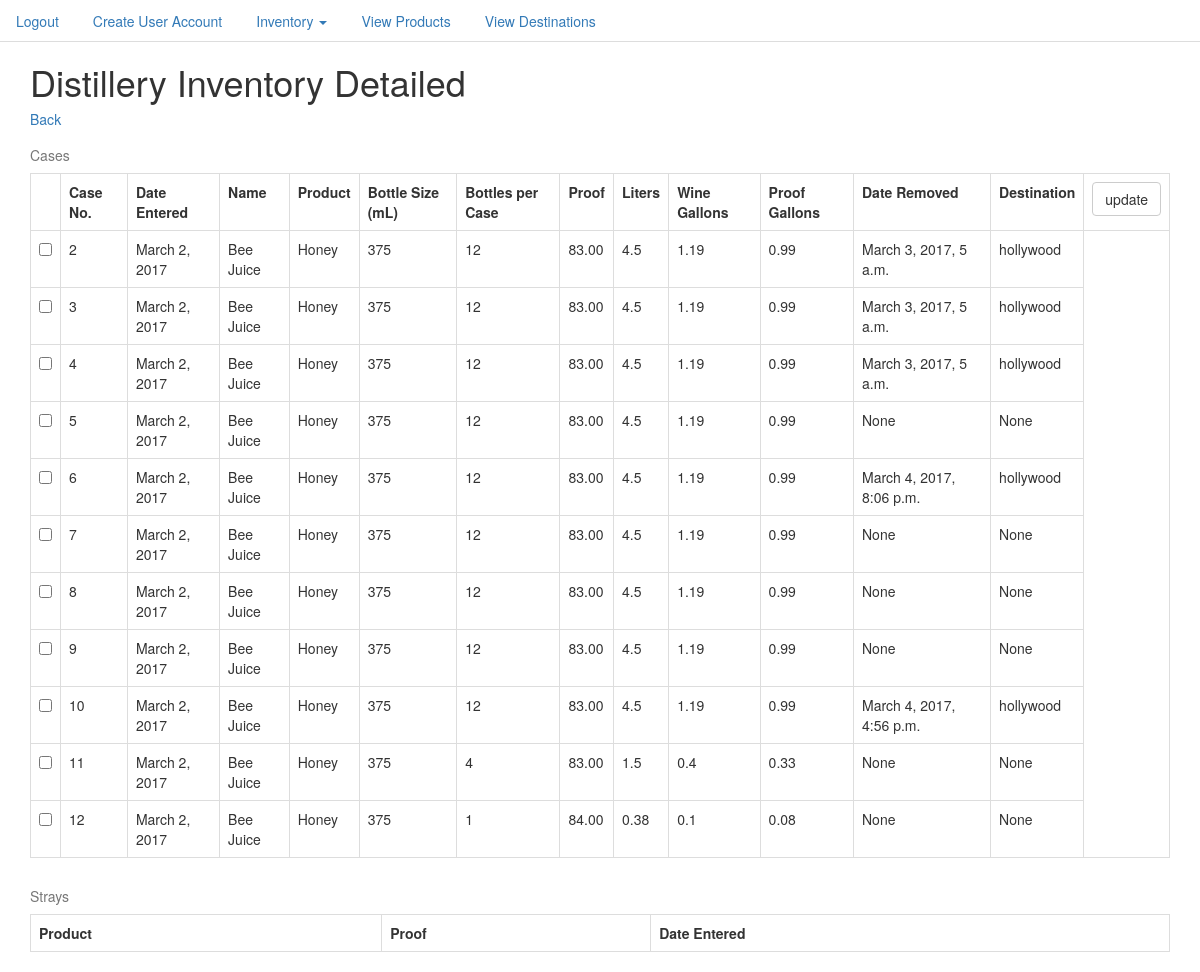
The page /inventory/ (signed in) on the database as committed earlier.
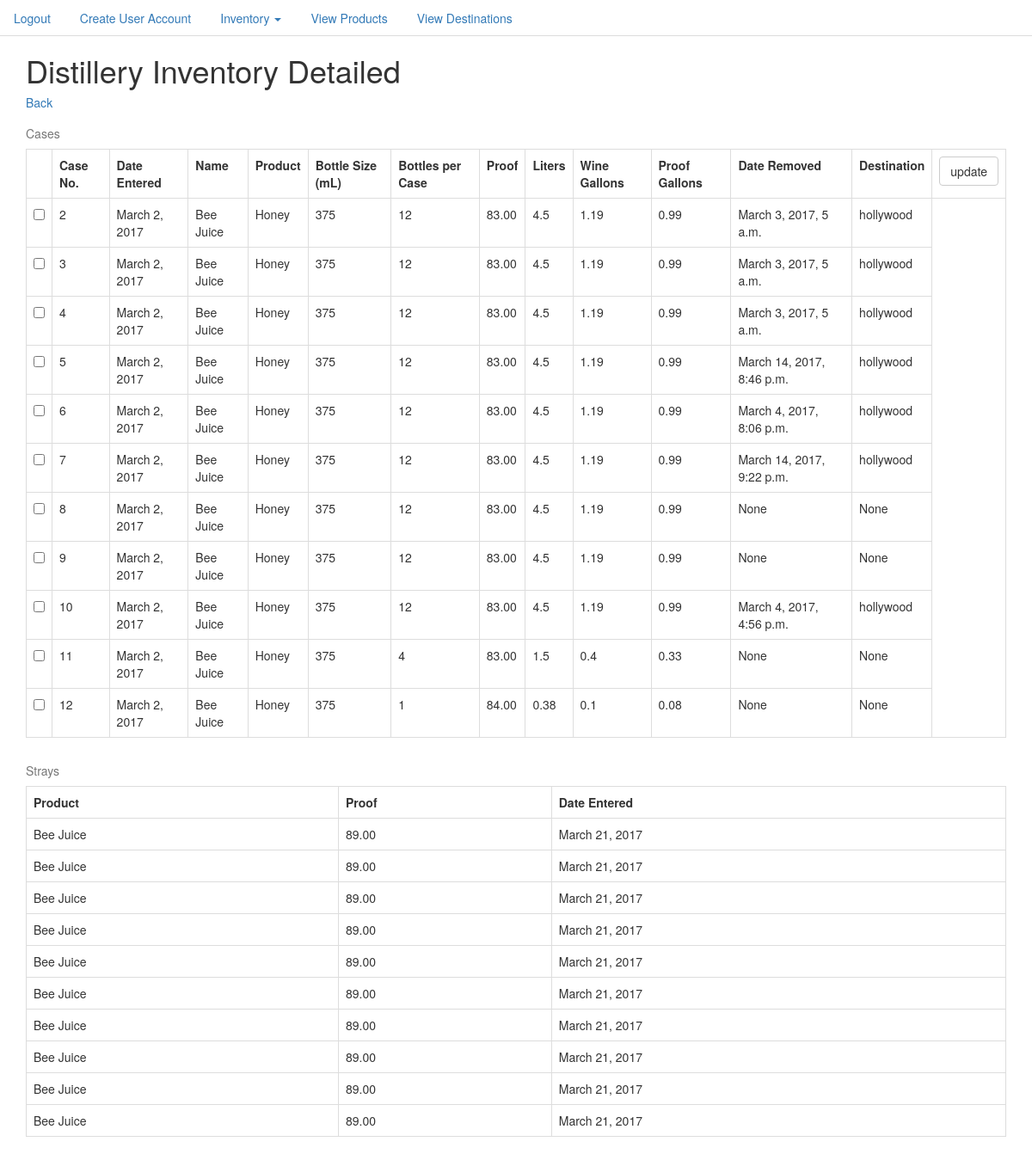
The same page on the database as committed later.
### inventory/models.py (models this page shows, shortened)
class InventoryItem(models.Model):
    case_number = models.IntegerField(unique=True)
    date_assigned = models.DateField()
    name = models.ForeignKey(Product, on_delete=models.PROTECT)
    proof = models.DecimalField(max_digits=5,decimal_places=2)
    date_removed = models.DateTimeField(null=True,blank=True)
    destination = models.CharField(null=True,max_length=100,blank=True)
    case_fraction = models.DecimalField(max_digits=5,decimal_places=4,default=1.0)
    @property
    def bottles_per_case(self):
        if self.name.bottle_size == 750:
            return int(round(6 * self.case_fraction,0))
        elif self.name.bottle_size == 375:
            return int(round(12 * self.case_fraction,0))
    @property
    def product(self):
        return self.name.product_type
    @property
    def liters(self):
        return round(self.name.bottle_size/1000 * self.bottles_per_case,2)
    @property
    def wine_gallons(self):
        return round((float(self.liters) * .264172),2)
    @property
    def proof_gallons(self):
        return round((int(self.proof)/100 * self.wine_gallons), 2)

class Product(models.Model):
    product_name = models.CharField(max_length=50)
    product_type = models.CharField(max_length=50)
    UPC = models.CharField(max_length=20)
    bottle_size = models.IntegerField()
    def __str__(self):
        return str(self.product_name)

class Stray(models.Model):
    date_assigned = models.DateField()
    name = models.ForeignKey(Product, on_delete=models.PROTECT)
    proof = models.DecimalField(max_digits=5,decimal_places=2)

### inventory/views.py (the view)
# urls.py: url(r'^inventory/$', InventoryListView.as_view(), name='inventory_list_view'),
class InventoryListView(LoginRequiredMixin, ListView):
    model = InventoryItem
    def get_queryset(self):
        return InventoryItem.objects.all().order_by('case_number')
    def get_context_data(self, **kwargs):
        context = super(InventoryListView, self).get_context_data(**kwargs)
        strays = Stray.objects.all()
        context['strays'] = strays
        return context

### templates/inventory/inventoryitem_list.html (shortened to what this page needs)
{% extends 'base.html' %}
{% block content %}
<div class="container">
  <h1>Distillery Inventory Detailed</h1>
  <h5><a href="{% url 'inventory_summary_view' %}">Back</a></h5>
<table  class="table table-bordered" >
    <caption>Cases</caption>
  <tr>
    <th></th>
    <th>Case No. </th>
    <th>Date Entered</th>
    <th>Name</th>
    <th>Product</th>
    <th>Bottle Size (mL)</th>
    <th>Bottles per Case</th>
    <th>Proof</th>
    <th>Liters</th>
    <th>Wine Gallons</th>
    <th>Proof Gallons</th>
    <th>Date Removed</th>
    <th>Destination</th>
    {% if request.user.is_superuser %}
      <th><form class="" action="update/" method="get">
        <input class="btn btn-default btn-md"type="submit" name="" value="update">
    </th>
      {% endif %}
  </tr>
  {% for item in object_list %}
  <tr>
    <td><input type="checkbox" name="checks" value="{{ item.id }}"/></td>
    <td>{{item.case_number}}</td>
    <td>{{item.date_assigned}}</td>
    <td>{{item.name}}</td>
    <td>{{item.product}}</td>
    <td>{{item.name.bottle_size}}</td>
    <td>{{item.bottles_per_case}}</td>
    <td>{{item.proof}}</td>
    <td>{{item.liters}}</td>
    <td>{{item.wine_gallons}}</td>
    <td>{{item.proof_gallons}}</td>
    <td>{{item.date_removed}}</td>
    <td>{{item.destination}}</td>
  </tr>
{% endfor %}
  <table  class="table table-bordered" >
      <caption>Strays</caption>
    <tr>
      <tr>
      <th>Product</th>
      <th>Proof</th>
        <th>Date Entered</th>
    </tr>
    {% for stray in strays %}
    <tr>
      <td>{{stray.name}}</td>
        <td>{{stray.proof}}</td>
        <td>{{stray.date_assigned}}</td>
    </tr>
    </tr>
    {% endfor %}
</div>
{% endblock %}

### templates/base.html (shortened to what this page needs)
{% load staticfiles %}
<!DOCTYPE html>
<html>
<head>
    <link rel="stylesheet" href="{% static 'css/bootstrap.css' %}" media="screen" title="no title">
 <link rel="stylesheet" href="//code.jquery.com/ui/1.12.1/themes/base/jquery-ui.css">
</head>
  </head>
<body>
  <ul class="nav nav-tabs">
{% if not request.user.is_authenticated %}
       <li role="presentation"><a href="{% url 'login' %}">Login</a></li>
{% else %}
  <li role="presentation"><a href="{% url 'logout' %}?next={% url 'inventory_summary_view' %}">Logout</a></li>
  {% if request.user.is_superuser %}
  <li role="presentation"><a href="{% url 'user_create_view' %}">Create User Account</a></li>
{% endif %}
  <li role="presentation" class="dropdown">
    <a class="dropdown-toggle" data-toggle="dropdown" href="#" role="button" aria-haspopup="true" aria-expanded="false">
      Inventory <span class="caret"></span>
    </a>
  </li>
  <li role="presentation"><a href="{% url 'product_list_view' %}">View Products </a></li>
  <li role="presentation"><a href="{% url 'destination_list_view' %}">View Destinations </a></li>
{% endif %}
  </ul>
  {% block content %}
  {% endblock %}
</body>

### templates/base.html (style rules this page uses)
body { background-color: white; }

Rows that differ between the two databases and show on the page:
changed InventoryItem: date_removed "None" → "March 14, 2017, 8:46 p.m."; destination "None" → "hollywood"
changed InventoryItem: date_removed "None" → "March 14, 2017, 9:22 p.m."; destination "None" → "hollywood"
added Stray: name "Bee Juice", proof "89.00", date_assigned "March 21, 2017"
added Stray: name "Bee Juice", proof "89.00", date_assigned "March 21, 2017"
added Stray: name "Bee Juice", proof "89.00", date_assigned "March 21, 2017"
added Stray: name "Bee Juice", proof "89.00", date_assigned "March 21, 2017"
added Stray: name "Bee Juice", proof "89.00", date_assigned "March 21, 2017"
added Stray: name "Bee Juice", proof "89.00", date_assigned "March 21, 2017"
added Stray: name "Bee Juice", proof "89.00", date_assigned "March 21, 2017"
added Stray: name "Bee Juice", proof "89.00", date_assigned "March 21, 2017"
added Stray: name "Bee Juice", proof "89.00", date_assigned "March 21, 2017"
added Stray: name "Bee Juice", proof "89.00", date_assigned "March 21, 2017"
